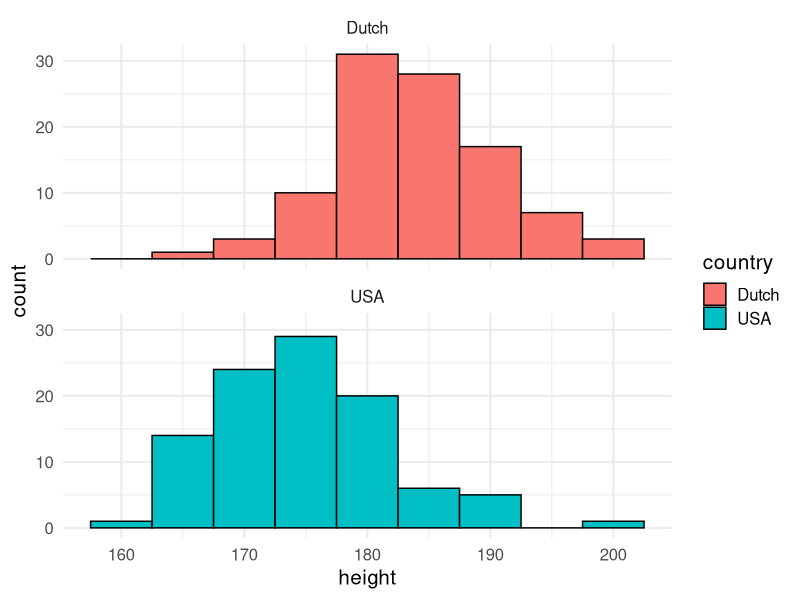
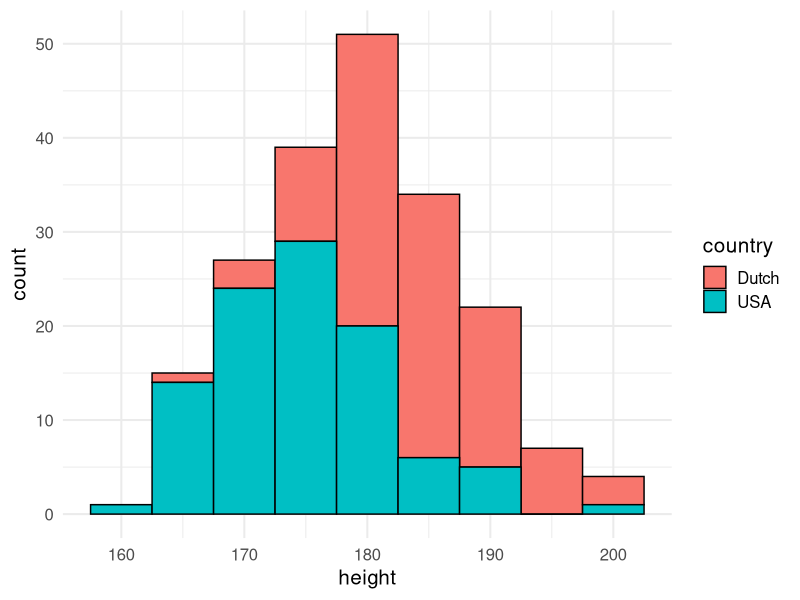
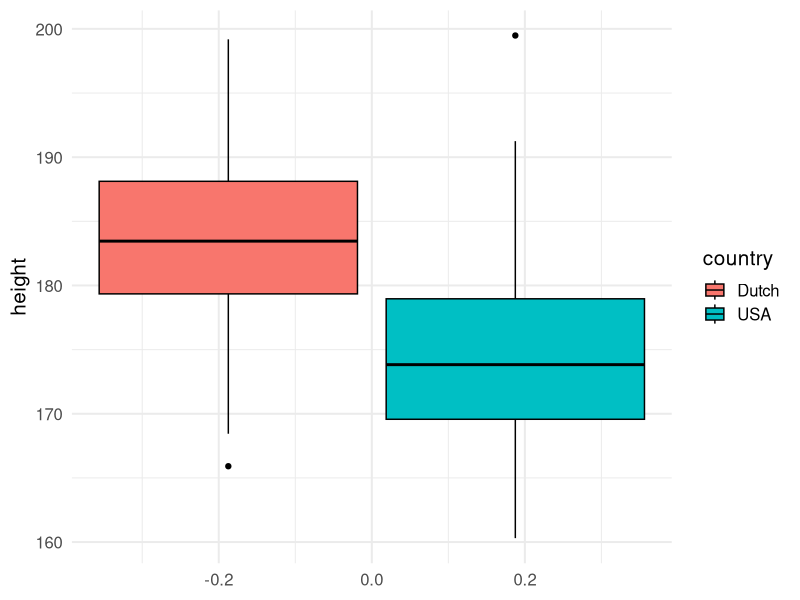

Here is the R script that generated these plots, in order: (Note: this script raises an error after producing the figures.)
## ---- chunk 1
library(knitr) # for include_graphics() 
library(dplyr)
library(readr)
## ---- chunk 2
library(tidyverse)
set.seed(123)
dutch <- rnorm(n = 100, mean = 183, sd = 7.4)
usa <- rnorm(n = 100, mean = 175.5, sd = 7.4)

height_data_wide = data.frame(usa, dutch)
height_data <- data.frame(height = c(dutch, usa), country = c(rep("Dutch", 100), rep("USA", 100)))

height_data %>% group_by(country) %>% summarise(sample_mean = mean(height), 
                                                sample_sd = sd(height), 
                                                length = length(height))
## ---- chunk 3
ggplot(height_data, aes(x = height)) + 
  geom_histogram(aes(fill = country), binwidth = 5, col = "black") +
  theme_minimal(base_size = 15) +
  facet_wrap(~country, nrow = 2)
## ---- chunk 4
ggplot(height_data, aes(x = height)) + 
  geom_histogram(aes(fill = country), binwidth = 5, col = "black") +
  theme_minimal(base_size = 15)
## ---- chunk 5
ggplot(height_data, aes(y = height)) + 
  geom_boxplot(aes(fill = country), col = "black") +
  theme_minimal(base_size = 15) 
## ---- chunk 6
t.test(height_data_wide %>% pull(usa), 
       height_data_wide %>% pull(dutch), 
       alternative = "two.sided")
## ---- chunk 7
knitr::include_graphics("zika.png")

## ---- chunk 8
knitr::include_graphics("titer.png")

## ---- chunk 9
transgenic <- c(38.8, 39.0, 39.7, 40.0, 40.8, 40.9, 41.0, 41.0, 41.0, 42.5, 42.6, 43.0,
                43.0, 43.4, 43.5, 43.5, 43.8, 44.4, 44.7, 44.7, 44.7, 45.3, 45.7, 45.8, 
                46.4, 46.5, 46.6, 46.7, 46.7, 46.8, 46.9, 47.1, 47.1, 47.1, 47.3, 47.6,
                47.7, 48.1, 48.3, 49.3, 49.3, 49.8, 50.3, 50.9, 52.1)

commercial <- c(36.7, 37.1, 38.9, 39.5, 39.5, 39.8, 40.0, 40.2, 40.3, 40.5, 40.5, 40.7,
                41.1, 41.2, 41.5, 41.5, 41.6, 41.6, 41.7, 42.4, 43.1, 43.3, 43.3, 43.4,
                43.7, 44.1, 44.2, 45.2, 45.3, 45.4, 46.0, 46.1, 46.4, 46.6, 46.6, 46.9, 
                47.3, 47.5, 48.1, 48.2, 48.4, 48.6, 49.0, 49.1, 49.3, 49.6, 50.1, 50.2,  
                50.4, 50.6, 52.2, 53.0, 55.5, 56.4)

chicken_data <- data.frame(weight = c(transgenic, commercial), 
                           type = c(rep("transgenic", 45), rep("commercial", 54)))
## ---- chunk 10
ggplot(chicken_data, aes(y = weight)) + geom_boxplot(aes(fill = type)) + theme_minimal(base_size = 15)

ggplot(chicken_data, aes(x = weight)) + geom_histogram(aes(fill = type), binwidth = 3, col = "black") +
  facet_wrap(~type, nrow = 2) + theme_minimal(base_size = 15)
## ---- chunk 11
means <- chicken_data %>% 
  group_by(type) %>% 
  summarise(mean_weight = mean(weight))

diff_means <- means[1, 2] - means[2, 2]
diff_means
## ---- chunk 12
chicken_stats <- chicken_data %>% 
  group_by(type) %>% 
  summarise(mean_weight = mean(weight),
            sd_weight = sd(weight), 
            n = length(weight)) 
## ---- chunk 13
commercial_weight <- chicken_data %>% filter(type == "commercial") %>% pull(weight)
transgenic_weight <- chicken_data %>% filter(type == "transgenic") %>% pull(weight)
## ---- chunk 14
t.test(commercial_weight, transgenic_weight, alternative = "two.sided")
## ---- chunk 15
# Read CSV into R
weights <- read.csv(file="weights.csv", header=TRUE, sep=",")
## ---- chunk 16
weights %>% group_by(sex) %>% summarise(sample_mean = mean(weight1), 
                                                sample_sd = sd(weight1), 
                                                length = length(weight1))
## ---- chunk 17
ggplot(weights,aes(x=weight1)) + 
    geom_histogram(data=subset(weights,sex == 'M'),binwidth=5,fill="dark green", col="green") +
    geom_histogram(data=subset(weights,sex == 'F'),binwidth=5,fill = "blue", col="black") +
  theme_minimal(base_size = 15)
## ---- chunk 18
t.test(weights$weight1~weights$sex, alternative="two.sided")
## ---- chunk 19
plot(weights$weight1,weights$weight2)
## ---- chunk 20
t.test(weights$weight1, weights$weight3, data=weights)
## ---- chunk 21
weights %>% summarise(dif_mean = mean(dif2), dif_sd = sd(dif2),
                      wt1_mean=mean(weight1),wt1_sd=sd(weight1),
                      wt3_mean=mean(weight3),wt3_sd=sd(weight3))
## ---- chunk 22
t.test(weights$weight1, weights$weight3,data=weights, paired=TRUE)
## ---- chunk 23
ggplot() +
geom_histogram(data = weights, aes(x = weight3), binwidth=5, fill="green") +
geom_histogram(data = weights, aes(x = dif2), binwidth=5, fill="blue") +
 labs( x = "Weight in kg") +
  theme_minimal(base_size = 15)
## ---- chunk 24
# Eleven study participants were randomized to each diet, and you're tasked with 
# figuring out whether there is a difference between the diet's average cholesterol levels.

library(tidyverse)
library(RColorBrewer)

set.seed(123)
trt_a <- c(155, 180, 190, 192, 203, 201, 207, 208, 217, 228, 237)

# Model parameters: You can play around with these to see how they affect your analysis.
signal <- 7 # note: this is the true underlying mean difference we will estimate
noise <- 4  # note: 4/sqrt(n) is the true SE of the mean = 1.21, where n = length(trt_a) = 11

trt_b <- trt_a + rnorm(length(trt_a), signal, noise)

chol_dat <- data.frame("A" = trt_a, "B" = trt_b, "id" = 1:length(trt_a))

chol_dat_long <- chol_dat %>% gather(A, B, key = "diet", value = "cholesterol")
## ---- chunk 25
ggplot(chol_dat_long, aes(diet, cholesterol)) + 
  geom_jitter(width = 0.03, pch = 21, size = 5, fill = "#2ca25f", alpha = 0.8) + 
  labs(y = "Cholesterol", x = "Diet") +
  theme_minimal(base_size = 15)
## ---- chunk 26
means <- chol_dat_long %>% 
  group_by(diet) %>% 
  summarise(mean = round(mean(cholesterol), 1),
            median = round(median(cholesterol), 1))

ggplot(chol_dat_long, aes(diet, cholesterol)) + 
  geom_boxplot(fill = "transparent") +
  geom_jitter(width = 0.03, pch = 21, size = 5, fill = "#2ca25f", alpha = 0.8) + 
  labs(y = "Cholesterol", x = "Diet") +
  geom_text(data = means, aes(x = diet, y = 260, label = paste0("Mean: ", mean)), size = 5) +
  theme_minimal(base_size = 15)
## ---- chunk 27
indep_t <- t.test(x = chol_dat %>% pull(A), 
                       y = chol_dat %>% pull(B), mu = 0, 
                       alt = "two.sided", paired = F, 
                       conf.level = 0.95)

indep_t
## ---- chunk 28
chol_dat_long <- chol_dat_long %>% mutate(diet_n = ifelse(diet == "A", 1, 2))
means <- means %>% mutate(diet_n = ifelse(diet == "A", 1, 2))

ggplot(chol_dat_long, aes(diet_n, cholesterol)) + 
  geom_line(aes(group = id), lty = 3, lwd = 1) +
  geom_point(aes(fill = as.factor(id)), pch = 21, size = 5, alpha = 0.8) + 
  scale_fill_brewer(palette = "Spectral") +
  labs(y = "Cholesterol", x = "Diet") +
  geom_text(data = means, aes(x = diet_n, y = 260, label = paste0("Mean: ", mean)), size = 5) +
  theme_minimal() +
  guides(fill = guide_legend("ID")) +
  scale_x_continuous(breaks = c(1, 2), labels = c("A", "B"), limits = c(0.5, 2.5)) +
  theme_minimal(base_size = 15)
  theme(panel.grid.minor.x = element_blank())
## ---- chunk 29
head(chol_dat)
## ---- chunk 30
chol_dat <- chol_dat %>%mutate(diff = B - A)
head(chol_dat)
## ---- chunk 31
summary_stats <- chol_dat %>% 
  summarize(mean_diff = mean(diff),  # mean difference
            std_err_diff = sd(diff)/sqrt(n()),  # SE of the mean 
            t_stat = mean_diff/std_err_diff)   # test statistic
summary_stats
## ---- chunk 32
##You do not need to know how to do this
ggplot(data.frame(x = rt(100000, 10)), aes(x = x)) + 
  stat_function(fun = dt, args = list(df = 10)) + 
  scale_x_continuous(limits = c(-9, 9), 
                     breaks = c(-8, -4, 0, 4, 8), 
                     labels = c(-8, -4, 0, 4, 8))  +
  geom_vline(xintercept = c(-summary_stats$t_stat, summary_stats$t_stat), lty = 3) +
  geom_area(stat = "function", fun = dt, args = list(df = 10), fill = "blue", xlim = c(-5, -summary_stats$t_stat)) +
  geom_area(stat = "function", fun = dt, args = list(df = 10), fill = "blue", xlim = c(summary_stats$t_stat, 5)) + 
  labs(x = "t distribution") + 
  theme(panel.grid.minor = element_blank()) 
## ---- chunk 33
pt(q = summary_stats %>% pull(t_stat), lower.tail = F, df = 10) * 2
## ---- chunk 34
q <- qt(p = 0.975, lower.tail = T, df = 10)
q
ucl <- summary_stats %>% pull(mean_diff) + (q * summary_stats %>% pull(std_err_diff))   
lcl <- summary_stats %>% pull(mean_diff) - (q * summary_stats %>% pull(std_err_diff))  
c(lcl, ucl)
## ---- chunk 35
paired_t <- t.test(chol_dat %>% pull(B), chol_dat %>% pull(A), 
                   alternative = "two.sided", mu = 0, paired = T)
## ---- chunk 36
paired_t
